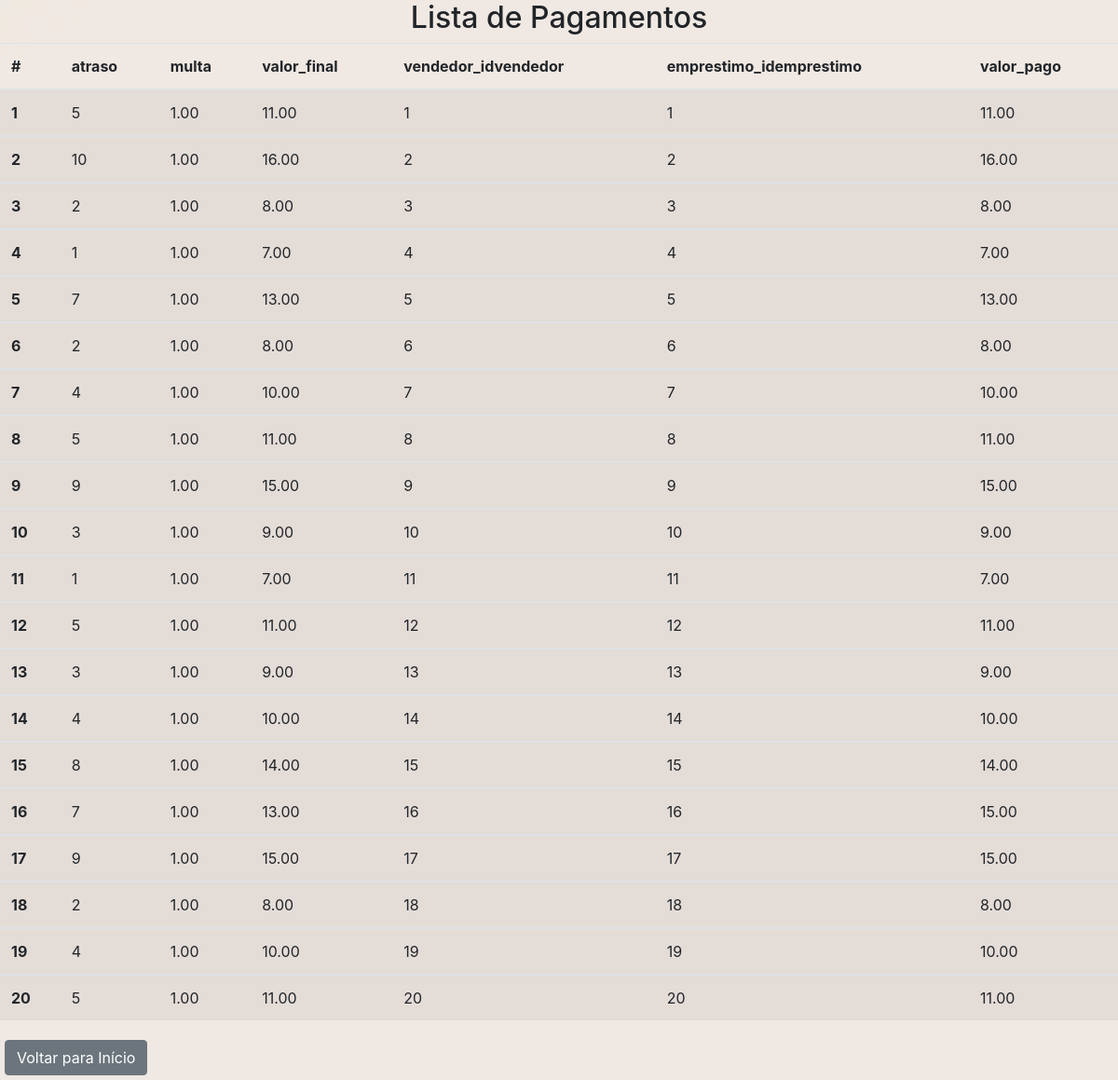
The app's page /listarPagamento.php with its own data.
### tables this page shows
CREATE TABLE IF NOT EXISTS `pagamento` (
  `idpagamento` INT NOT NULL AUTO_INCREMENT,
  `atraso` INT NOT NULL,
  `multa` DECIMAL(10,2) NOT NULL,
  `valor_final` DECIMAL(10,2) NOT NULL,
  `vendedor_idvendedor` INT NOT NULL,
  `emprestimo_idemprestimo` INT NOT NULL,
  `valor_pago` DECIMAL(10,2) NOT NULL,
  PRIMARY KEY (`idpagamento`),
  INDEX `fk_devolucao_vendedor1_idx` (`vendedor_idvendedor` ASC) VISIBLE,
  INDEX `fk_pagamento_emprestimo1_idx` (`emprestimo_idemprestimo` ASC) VISIBLE,
  CONSTRAINT `fk_devolucao_vendedor1`
    FOREIGN KEY (`vendedor_idvendedor`)
    REFERENCES `vendedor` (`idvendedor`)
    ON DELETE NO ACTION
    ON UPDATE NO ACTION,
  CONSTRAINT `fk_pagamento_emprestimo1`
    FOREIGN KEY (`emprestimo_idemprestimo`)
    REFERENCES `emprestimo` (`idemprestimo`)
    ON DELETE NO ACTION
    ON UPDATE NO ACTION);

### public/listarPagamento.php (the view, shortened to what this page needs)
<!DOCTYPE html>
<html lang="en">
<head>
    <link rel="stylesheet" href="./css/bootstrap.css">
    <link rel = "stylesheet" href="./css/estilo.css">
</head>
<body class="listar">
    <h2>Lista de Pagamentos</h2>
    <table class="table table-striped">
        <thead>
            <tr>
                <th scope="col">#</th>
                <th scope="col">atraso</th>
                <th scope="col">multa</th>
                <th scope="col">valor_final</th>
                <th scope="col">vendedor_idvendedor</th>
                <th scope="col">emprestimo_idemprestimo</th>
                <th scope="col">valor_pago</th>
            </tr>
        </thead>
        <?php
        require_once "../controle/conexao.php";
        $sql = "SELECT * FROM pagamento";
        $i = 0;
        $resultados = mysqli_query($conexao, $sql);
        while ($linha = mysqli_fetch_array($resultados)) {
            $i++;
            $atraso = $linha['atraso'];
            $multa = $linha['multa'];
            $final = $linha['valor_final'];
            $idvendedor = $linha['vendedor_idvendedor'];
            $idemprestimo = $linha['emprestimo_idemprestimo'];
            $pago = $linha['valor_pago'];
            echo "<tbody>";
            echo "<tr>";
            echo "<th scope='row'>$i</th>";
            echo "<td>$atraso</td>";
            echo "<td>$multa</td>";
            echo "<td>$final</td>";
            echo "<td>$idvendedor</td>";
            echo "<td>$idemprestimo</td>";
            echo "<td>$pago</td>";
            echo "</tr>";
            echo "</tbody>";
        }
        ?>
    </table>
    <a href="home.html" class="btn btn-secondary float-start">Voltar para Início</a>
</body>
</html>

### public/css/estilo.css (style rules this page uses)
body { background-image: url('../assets/wallpaper.jpg'); background-size: cover; max-width: 100%; }
a { margin: 5px; }
h2 { text-align: center; }
.listar { background-image: url('/wallpaperinfinito.jpg'); background-size: cover; max-width: 100%; }

### records on screen
pagamento: atraso "5", multa "1.00", valor_final "11.00", vendedor_idvendedor "1", emprestimo_idemprestimo "1", valor_pago "11.00"
pagamento: atraso "10", multa "1.00", valor_final "16.00", vendedor_idvendedor "2", emprestimo_idemprestimo "2", valor_pago "16.00"
pagamento: atraso "2", multa "1.00", valor_final "8.00", vendedor_idvendedor "3", emprestimo_idemprestimo "3", valor_pago "8.00"
pagamento: atraso "1", multa "1.00", valor_final "7.00", vendedor_idvendedor "4", emprestimo_idemprestimo "4", valor_pago "7.00"
pagamento: atraso "7", multa "1.00", valor_final "13.00", vendedor_idvendedor "5", emprestimo_idemprestimo "5", valor_pago "13.00"
pagamento: atraso "2", multa "1.00", valor_final "8.00", vendedor_idvendedor "6", emprestimo_idemprestimo "6", valor_pago "8.00"
pagamento: atraso "4", multa "1.00", valor_final "10.00", vendedor_idvendedor "7", emprestimo_idemprestimo "7", valor_pago "10.00"
pagamento: atraso "5", multa "1.00", valor_final "11.00", vendedor_idvendedor "8", emprestimo_idemprestimo "8", valor_pago "11.00"
pagamento: atraso "9", multa "1.00", valor_final "15.00", vendedor_idvendedor "9", emprestimo_idemprestimo "9", valor_pago "15.00"
pagamento: atraso "3", multa "1.00", valor_final "9.00", vendedor_idvendedor "10", emprestimo_idemprestimo "10", valor_pago "9.00"
pagamento: atraso "1", multa "1.00", valor_final "7.00", vendedor_idvendedor "11", emprestimo_idemprestimo "11", valor_pago "7.00"
pagamento: atraso "5", multa "1.00", valor_final "11.00", vendedor_idvendedor "12", emprestimo_idemprestimo "12", valor_pago "11.00"
pagamento: atraso "3", multa "1.00", valor_final "9.00", vendedor_idvendedor "13", emprestimo_idemprestimo "13", valor_pago "9.00"
pagamento: atraso "4", multa "1.00", valor_final "10.00", vendedor_idvendedor "14", emprestimo_idemprestimo "14", valor_pago "10.00"
pagamento: atraso "8", multa "1.00", valor_final "14.00", vendedor_idvendedor "15", emprestimo_idemprestimo "15", valor_pago "14.00"
pagamento: atraso "7", multa "1.00", valor_final "13.00", vendedor_idvendedor "16", emprestimo_idemprestimo "16", valor_pago "15.00"
pagamento: atraso "9", multa "1.00", valor_final "15.00", vendedor_idvendedor "17", emprestimo_idemprestimo "17", valor_pago "15.00"
pagamento: atraso "2", multa "1.00", valor_final "8.00", vendedor_idvendedor "18", emprestimo_idemprestimo "18", valor_pago "8.00"
pagamento: atraso "4", multa "1.00", valor_final "10.00", vendedor_idvendedor "19", emprestimo_idemprestimo "19", valor_pago "10.00"
pagamento: atraso "5", multa "1.00", valor_final "11.00", vendedor_idvendedor "20", emprestimo_idemprestimo "20", valor_pago "11.00"
